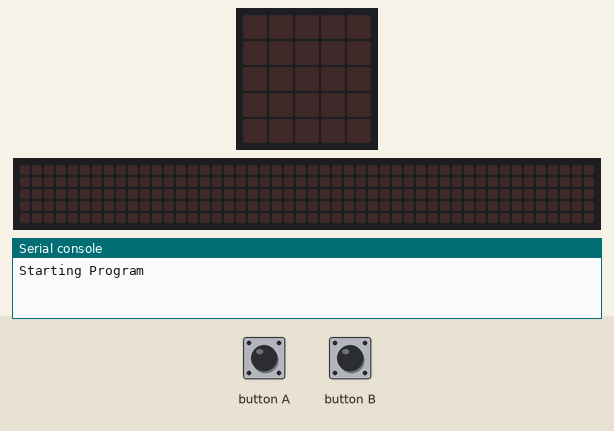
Simulated run of this program. Board: BBC micro:bit running MicroPython. Shown: the board's 5×5 LED display, a strip that is not on the board, showing the scrolling text unrolled, the last lines printed to the serial console. The test bench sets the inputs (shaded band). Random numbers come from a fixed seed; the 48×5 strip is a reading aid, not a part: it shows the text the display is scrolling, unrolled, one strip-width of it at a time.

Above: at 1.2 s.
1.3 s: button A pressed for 0.15 s
At 1.37 s:
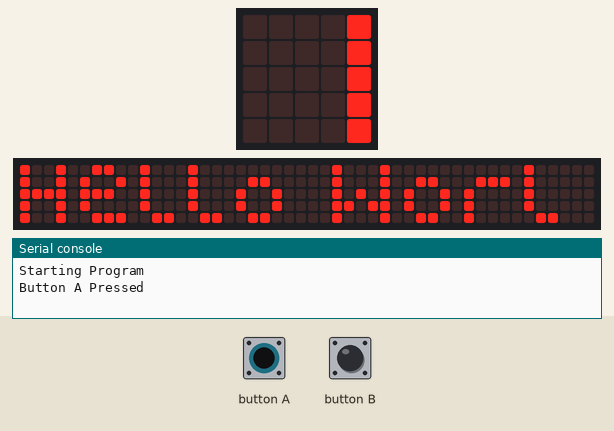
At 1.82 s:
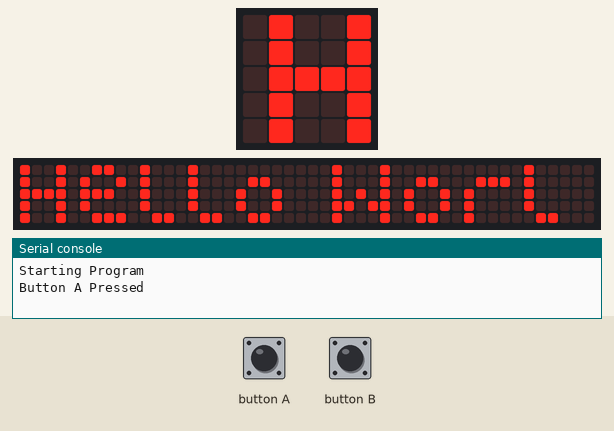
Timing chart, 0 to 4.3 s (numbered marks = the images above; inputs shaded):
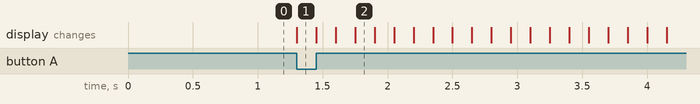

Measured:
- after the input at 1.3 s, the display: changes at once (image 1)

The program:

main.py
```python
import random
import sys
import microbit as mb
print('Starting Program')
while True:
    mb.display.clear
    #temp = mb.temperature()
    #mb.display.scroll(temp,loop=False)
    if mb.button_a.is_pressed() is True:
        print('Button A Pressed')
        mb.display.set_pixel(1,1,5)
        mb.display.scroll('Hello World',loop=False)
    if mb.button_b.is_pressed() is True:
        print('Button B Pressed')
        ranNum = random.random()
        mb.display.scroll(ranNum,loop=False)
        #sys.exit(mb.display.scroll('Exit: 1'))
```
